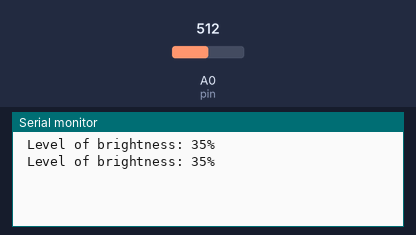
A sketch run on a simulated Arduino Uno, built with avr-gcc and run on an emulated ATmega328P. Parts: the last lines printed to the serial monitor. Inputs (shaded band) come from the test bench; at power-on: A0 (pin) = 512.

Above: at 1.8 s.
1.9 s: A0 (pin) set to 716
At 2.4 s:
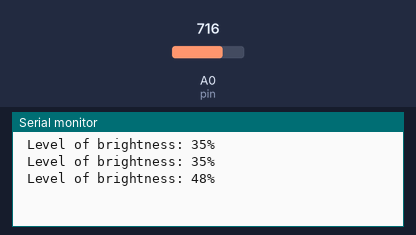
3.4 s: A0 (pin) set to 900
At 4.8 s:
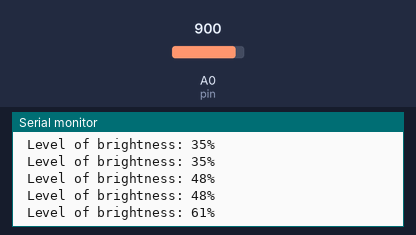
Timing chart, 0 to 6.4 s (numbered marks = the images above; inputs shaded):
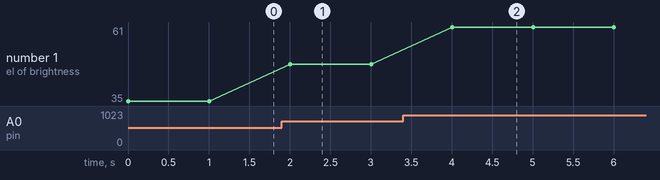

Measured:
- after the input at 1.9 s, the serial monitor: prints a new line after 0.10 s (image 1)
- after the input at 3.4 s, the serial monitor: prints a new line after 0.60 s (image 2)
- plotted number 1: 35 → 48 after the input at 1.9 s, 48 → 61 after the input at 3.4 s

The sketch:

ex02.ino
```cpp
// Arduino Board Layout:
//                   +5V
//                    |
// Pin A0 ----------- Photoresistor
//                    |
//                   GND

// Tool for online arduino board layout:
// https://www.tinkercad.com/

const int pin = A0;   // Pin A0 is connected to the photoresistor

void setup()
{
  Serial.begin(9600);   // Initialize the serial communication at 9600 bps
}

void loop()
{
  int readfoto = analogRead(pin);   // Read the analog value from the photoresistor
  int brightness = map(readfoto, 0, 1023, 0, 70);   // Map the analog value to a brightness percentage
  // Print the level of brightness to the serial monitor
  Serial.print("\n Level of brightness: ");
  Serial.print(brightness);
  Serial.println("%");
  delay(1000);  // Wait for 1 second
}
```
